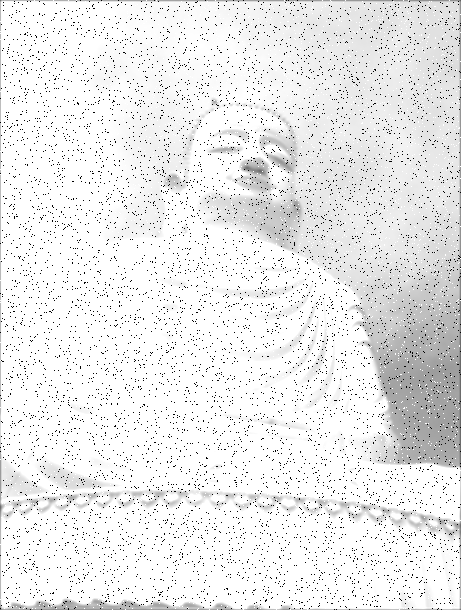
#> input picture XLA-cuoiky-2022/cau01/final1.bmp, 461 x 610 px, found by its file name
$ jupyter execute plot_hist.ipynb
#> lines starting #> are read from the running program, lines starting #| are printed output that depends on the picture; pictures that were not available may be replaced by others from this repository, and a replacement may not be noted
[cell 1]
import cv2
import numpy as np
import seaborn as sns
from matplotlib import pyplot as plt
import matplotlib.image as mpimg
from skimage.feature import hog
from PIL import Image
import imageio

[cell 2]
def plot_hist(img):
    h = np.zeros((256))
    rows,cols,d = img.shape
    for i in range(rows):
        for j in range(cols):
            h[img[i,j]] = h[img[i,j]] +1
    return h

[cell 3]
img = cv2.imread('XLA-cuoiky-2022/final1.bmp')
#> img is the input picture: shape (610, 461, 3); min 0, max 255, mean 235.8
Intensity = np.arange(0,256)
plt.plot(Intensity,plot_hist(img))
#> after the loop in plot_hist, `for i in range(rows):`: h = 256 values, max 158056 at index 255, min 0 at index 1, mean 1098.5
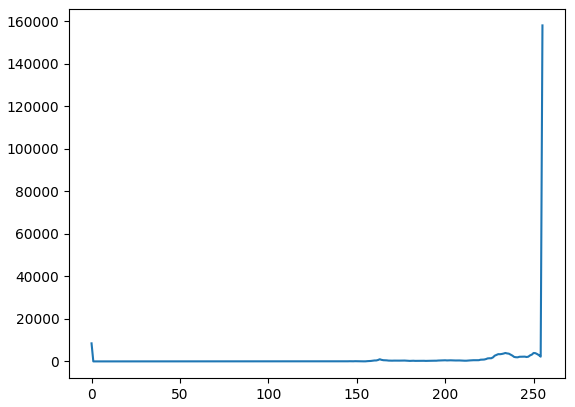
#> figure drawn by matplotlib, 1 panel; curve peaks at x = 255, y = 158056

[cell 4]
img.shape
#> Out = (610, 461, 3)

[cell 5]
img1 = cv2.imread('gaussian_filtered.png')
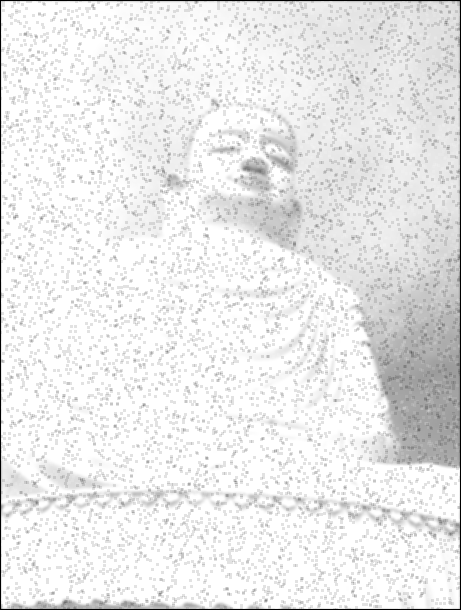
#> input picture XLA-cuoiky-2022/cau01/loctrungbinh.bmp, 461 x 610 px, given in place of gaussian_filtered.png, which was not available
#> img1 is the input picture: shape (610, 461, 3); min 0, max 255, mean 234.1
Intensity = np.arange(0,256)
plt.bar(Intensity,plot_hist(img1))
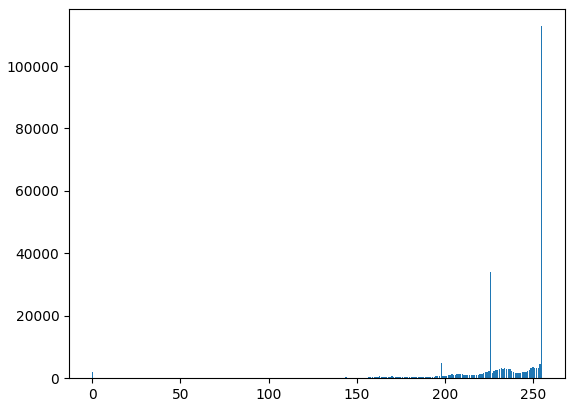
#> figure drawn by matplotlib, 1 panel; tallest bar 112772 high, from x = 254.6 to 255.4
